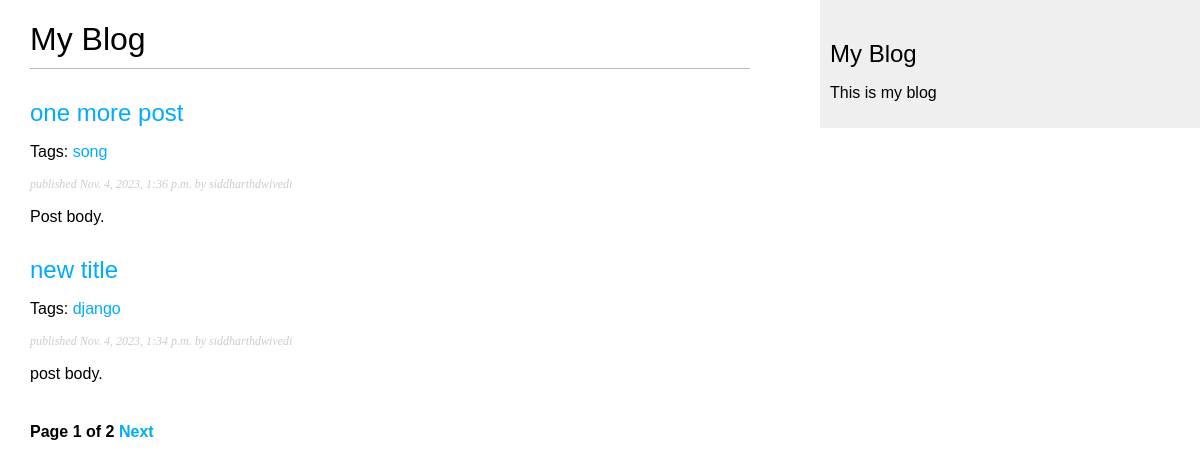
Screenshot of /blog/ with the database file from the repository.
### blog/models.py (models this page shows, shortened)
class Post(models.Model):
    STATUS_CHOICES = (
        ('draft', 'Draft'),
        ('published', 'Published'),
    )
    title = models.CharField(max_length=250)
    slug = models.SlugField(max_length=250, unique_for_date='publish')
    author = models.ForeignKey(User, on_delete=models.CASCADE, related_name='blog_posts')
    body = models.TextField()
    publish = models.DateTimeField(default=timezone.now)
    created = models.DateTimeField(auto_now_add=True)
    updated = models.DateTimeField(auto_now=True)
    status = models.CharField(max_length=10, choices=STATUS_CHOICES, default='draft')
    class Meta:
        ordering = ('-publish',)
    objects = models.Manager()
    object_published = PublishedManager()
    def get_absolute_url(self):
        return reverse('blog:post_detail',args=[self.publish.year,self.publish.month,self.publish.day,self.slug])
    tags=TaggableManager()

### blog/views.py (the view)
# urls.py: path('', views.post_list, name='post_list'),
def post_list(request, tag_slug= None):
    object_list = Post.object_published.all()
    tag = None
    if tag_slug:
        tag= get_object_or_404(Tag, slug= tag_slug)
        object_list= object_list.filter(tags__in=[tag])
    paginator = Paginator(object_list, 2)
    page = request.GET.get('page')
    try:
        posts = paginator.page(page)
    except PageNotAnInteger:
        posts = paginator.page(1)
    except EmptyPage:
        posts = paginator.page(paginator.num_pages)
    return render(request, 'blog/post/list.html', {'page': page, 'posts': posts, 'tag':tag})

### blog/models.py (called while the page is built)
    def get_queryset(self):
        return super(PublishedManager, self).get_queryset().filter(status='published')  # some changes

### blog/templates/blog/post/list.html (shortened to what this page needs)
{%extends "blog/base.html"%}
{%block content%}
<h1>My Blog</h1>
{%for post in posts%}
<h2>
    <a href="{{post.get_absolute_url}}">
        {{post.title}}
    </a>
</h2>
<p class = "tags">
    Tags:
    {% for tag in post.tags.all %}
    <a href = "{% url "blog:post_list_by_tag" tag.slug %}">
    {{tag.name}}
    </a>
    {% endfor %}
</p>
<p class ="date"> published {{post.publish}} by {{post.author}}
</p>
{{post.body|truncatewords:30|linebreaks}}
{%endfor%}
{%include "blog/pagination.html" with page=posts%}
{%endblock%}

### blog/templates/blog/base.html (shortened to what this page needs)
{% load static %}
<!DOCTYPE HTML>
<html lang="en">
<head>
     <link href="{% static "css/blog.css" %}" rel="stylesheet">
</head>
<body>
    <div id = "content">
        {%block content%}
        {%endblock%}
    </div>
    <div id ="sidebar">
        <h2>My Blog</h2>
        <p>This is my blog </p>
    </div>
</body>
</html>

### blog/templates/blog/pagination.html (shortened to what this page needs)
<div class="pagination">
  <span class="step-links">
    <span class="current">
      Page {{page.number}} of {{page.paginator.num_pages}}
    </span>
    {%if page.has_next %}
        <a href="?page={{page.next_page_number}}">Next</a>
    {%endif%}
  </span>
</div>

### blog/static/css/blog.css (style rules this page uses)
body { margin:0; padding:0; font-family:helvetica, sans-serif; }
a { color:#00abff; text-decoration:none; }
h1 { font-weight:normal; border-bottom:1px solid #bbb; padding:0 0 10px 0; }
h2 { font-weight:normal; margin:30px 0 0; }
#content { float:left; width:60%; padding:0 0 0 30px; }
#sidebar { float:right; width:30%; padding:10px; background:#efefef; height:100%; }
p.date { color:#ccc; font-family: georgia, serif; font-size: 12px; font-style: italic; }
.pagination { margin:40px 0; font-weight:bold; }

### rows the page displays
Post: title "one more post", publish "Nov. 4, 2023, 1:36 p.m.", author "siddharthdwivedi", body "Post body."
Tag: name "song"
Post: title "new title", publish "Nov. 4, 2023, 1:34 p.m.", author "siddharthdwivedi", body "post body."
Tag: name "django"

### other values shown
{{ page.number }} "1"
{{ page.paginator.num_pages }} "2"
